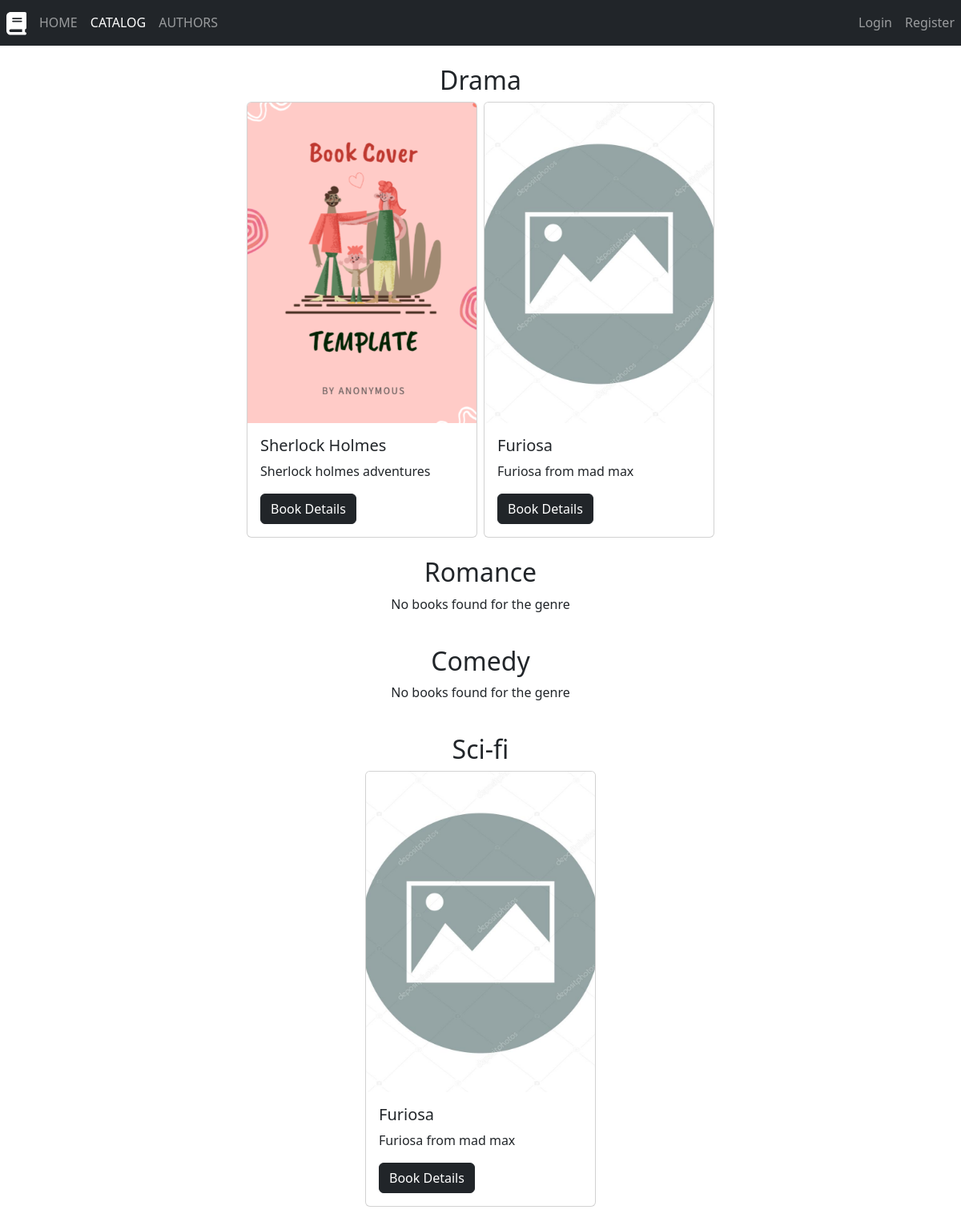
Page /catalog/ on the committed database.
### catalog/models.py (models this page shows, shortened)
class Genre(models.Model):
  name = models.CharField(
    max_length=200,
    unique=True,
    help_text="Enter the book genre"
  )
  def __str__(self):
    return self.name
  class Meta:
     constraints = [
        UniqueConstraint(
           Lower('name'),
           name='genre_name_case_insensitive_unique',
           violation_error_message='This genre already exists.'
        )
     ]

class Book(models.Model):
  title = models.CharField(max_length=200)
  author = models.ForeignKey(
    Author,
    on_delete=models.RESTRICT,
    null=True
  )
  summary = models.TextField(
    max_length=1000,
    help_text="Enter brief book description",
    null=True
  )
  isbn = models.CharField(
    'ISBN',
    max_length=13,
    unique=True,
    help_text='13 characters ISBN for more info:'
  )
  genre = models.ManyToManyField(
    Genre,
    related_name='books',
    help_text="Select a genre for this book"
  )
  image = models.ImageField(
    default='not-available.jpg',
    null=True,
    blank=True
  )
  language = models.ForeignKey(
    Language,
    on_delete=models.RESTRICT,
    null=True,
    blank=True
  )

### catalog/views.py (the view)
# urls.py: path('catalog/', views.catalog, name='catalog'),
def catalog(request):
  try:
    books = Book.objects.all()
    genres = Genre.objects.all()
    template = loader.get_template('catalog.html')
    catalog = []
    for genre in genres:
       books = list(genre.books.all().values())
       book_count = len(books)
       catalog.append({'genreName': genre, 'books': books, 'book_count': book_count})
    context = {
      'catalog': catalog,
      'lenGenres': len(catalog),
      'menu_links': [
           {'href': '/', 'text': 'HOME', 'active': ''},
           {'href': '/catalog', 'text': 'CATALOG', 'active': 'active'},
           {'href': '/catalog/authors', 'text': 'AUTHORS', 'active': ''},
           {'href': '/admin', 'text': 'ADMIN', 'active': '', 'admin': True},
        ]
    }
    return HttpResponse(template.render(context, request))
  except Exception as err:
    print(err)

### catalog/templates/catalog.html (shortened to what this page needs)
{% extends 'index.html' %}
{% load static %}
{% block links %}
    {% for link in menu_links %}
        {% if link.admin %}
            {% if user.is_authenticated and user.is_staff %}
                <a class="nav-item nav-link mx-2 {{link.active}}" href="{{link.href}}">{{link.text}}</a>
            {% endif %}
        {% else %}
            <a class="nav-item nav-link mx-2 {{link.active}}" href="{{link.href}}">{{link.text}}</a>
        {% endif %}
    {% endfor %}
{% endblock %}
{% block content %}
    <main>
        {% if lenGenres > 0 %}
            {% for genre in catalog %}
            <section class='d-flex flex-column my-4'>
                <h2 class='text-center'>{{genre.genreName}}</h2>
                <div class="d-flex justify-content-center gap-2 align-items-center">
                    {% if genre.book_count > 0 %}
                        {% for book in genre.books %}
                            <div class="card" style="width: 18rem;">
                                {% if book.image %}
                                    <img class="card-img-top w-auto object-fit-cover" height='400px'  src="{% get_media_prefix %}{{book.image}}" alt={{book.title}}>
                                {% else %}
                                    <img class="card-img-top w-auto object-fit-cover" height='400px'  src="{% static 'not-available.jpg' %}" alt="No image available">
                                {% endif %}
                                <div class="card-body">
                                    <h5 class="card-title">{{book.title}}</h5>
                                    <p class="card-text">{{book.summary}}</p>
                                    <a href="book_detail/{{ book.id }}" class="btn btn-dark">Book Details</a>
                                </div>
                            </div>
                        {% endfor %}
                    {% else %}
                    <p class='text-center'>No books found for the genre</p>
                    {% endif %}
                </div>
            </section>
            {% endfor %}
            {% else %}
                <p>No books found</p>
            {% endif %}
    </main>
{% endblock %}

### catalog/templates/index.html (shortened to what this page needs)
<!DOCTYPE html>
<html lang="en">
<head>
    {% load bootstrap5 %}
    {% bootstrap_css %}
</head>
<body>
    <nav class="navbar navbar-dark bg-dark">
        <div class="navbar-nav flex-row">
            <a class="navbar-brand mx-2" href="/">
            </a>
            {% block links %}{% endblock %}
        </div>
        <div class="navbar-nav flex-row align-items-center">
            {% if user.is_authenticated %}
                <p class="nav-item text-light mb-0">Username: {{ user.get_username }}</p>
                <form id="logout-form" method="post" action="{% url 'logout' %}">
                    {% csrf_token %}
                    <button type="submit" class="nav-item btn btn-light mx-2">Logout</button>
                </form>
            {% else %}
                <a class="nav-item nav-link mx-2" href="/login">Login</a>
                <a class="nav-item nav-link mx-2" href="/register">Register</a>
            {% endif %}
        </div>
    </nav>
    {% block content %}
    {% endblock %}
</body>
</html>

### rows in the picture
Genre: genreName "Drama"
Book: image (picture), title "Sherlock Holmes", summary "Sherlock holmes adventures"
Book: title "Furiosa", summary "Furiosa from mad max"
Genre: genreName "Romance", shows "No books found for the genre"
Genre: genreName "Comedy", shows "No books found for the genre"
Genre: genreName "Sci-fi"

### other values in the picture
{{ link.text }} "HOME" "CATALOG" "AUTHORS"
